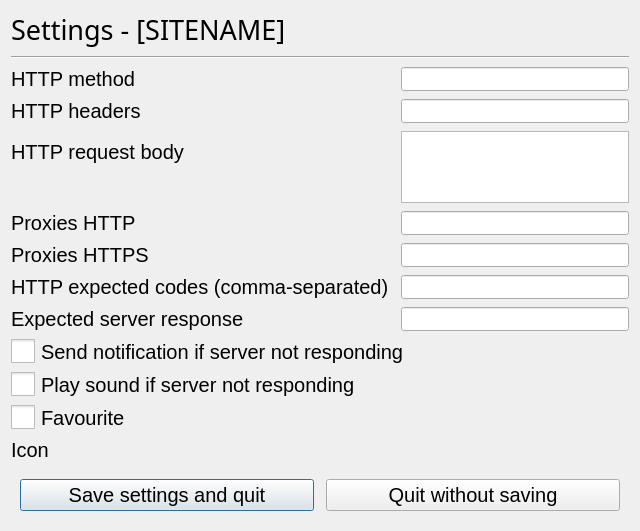
<?xml version="1.0" encoding="UTF-8"?>
<ui version="4.0">
 <class>Dialog</class>
 <widget class="QDialog" name="Dialog">
  <property name="geometry">
   <rect>
    <x>0</x>
    <y>0</y>
    <width>640</width>
    <height>531</height>
   </rect>
  </property>
  <property name="minimumSize">
   <size>
    <width>640</width>
    <height>480</height>
   </size>
  </property>
  <property name="font">
   <font>
    <family>Segoe UI</family>
    <pointsize>12</pointsize>
   </font>
  </property>
  <property name="windowTitle">
   <string>Dialog</string>
  </property>
  <property name="styleSheet">
   <string notr="true">QCheckBox::indicator {
	height: 24px;
	width: 24px;
}
QCheckBox::indicator:unchecked{
	image: url(C:/Users/MrGra/Documents/Git/SiteMonster/media/checkbox-off.png);
}
QCheckBox::indicator:unchecked:hover{
	image: url(C:/Users/MrGra/Documents/Git/SiteMonster/media/checkbox-off-hover.png);
}
QCheckBox::indicator:unchecked:pressed{
	image: url(C:/Users/MrGra/Documents/Git/SiteMonster/media/checkbox-off-pressed.png);
}
QCheckBox::indicator:checked{
	image: url(C:/Users/MrGra/Documents/Git/SiteMonster/media/checkbox-on.png);
}
QCheckBox::indicator:checked:hover{
	image: url(C:/Users/MrGra/Documents/Git/SiteMonster/media/checkbox-on-hover.png);
}
QCheckBox::indicator:checked:pressed{
	image: url(C:/Users/MrGra/Documents/Git/SiteMonster/media/checkbox-on-pressed.png);
}

</string>
  </property>
  <layout class="QFormLayout" name="formLayout_2">
   <property name="horizontalSpacing">
    <number>12</number>
   </property>
   <property name="verticalSpacing">
    <number>8</number>
   </property>
   <item row="1" column="0" colspan="2">
    <widget class="QLabel" name="header">
     <property name="font">
      <font>
       <family>Segoe UI Semilight</family>
       <pointsize>20</pointsize>
      </font>
     </property>
     <property name="text">
      <string>Settings - [SITENAME]</string>
     </property>
    </widget>
   </item>
   <item row="2" column="0" colspan="2">
    <widget class="Line" name="line">
     <property name="sizePolicy">
      <sizepolicy hsizetype="Expanding" vsizetype="Fixed">
       <horstretch>0</horstretch>
       <verstretch>0</verstretch>
      </sizepolicy>
     </property>
     <property name="minimumSize">
      <size>
       <width>600</width>
       <height>0</height>
      </size>
     </property>
     <property name="orientation">
      <enum>Qt::Horizontal</enum>
     </property>
    </widget>
   </item>
   <item row="3" column="0">
    <widget class="QLabel" name="http_method_label">
     <property name="font">
      <font>
       <family>Segoe UI</family>
       <pointsize>15</pointsize>
      </font>
     </property>
     <property name="text">
      <string>HTTP method</string>
     </property>
    </widget>
   </item>
   <item row="3" column="1">
    <widget class="QLineEdit" name="http_method">
     <property name="minimumSize">
      <size>
       <width>0</width>
       <height>24</height>
      </size>
     </property>
    </widget>
   </item>
   <item row="4" column="0">
    <widget class="QLabel" name="http_headers_label">
     <property name="font">
      <font>
       <family>Segoe UI</family>
       <pointsize>15</pointsize>
      </font>
     </property>
     <property name="text">
      <string>HTTP headers</string>
     </property>
    </widget>
   </item>
   <item row="4" column="1">
    <widget class="QLineEdit" name="http_headers">
     <property name="minimumSize">
      <size>
       <width>0</width>
       <height>24</height>
      </size>
     </property>
    </widget>
   </item>
   <item row="5" column="0">
    <widget class="QLabel" name="http_body_label">
     <property name="sizePolicy">
      <sizepolicy hsizetype="Preferred" vsizetype="Preferred">
       <horstretch>0</horstretch>
       <verstretch>0</verstretch>
      </sizepolicy>
     </property>
     <property name="font">
      <font>
       <family>Segoe UI</family>
       <pointsize>15</pointsize>
      </font>
     </property>
     <property name="text">
      <string>HTTP request body</string>
     </property>
    </widget>
   </item>
   <item row="5" column="1">
    <widget class="QPlainTextEdit" name="http_body">
     <property name="sizePolicy">
      <sizepolicy hsizetype="Expanding" vsizetype="Minimum">
       <horstretch>0</horstretch>
       <verstretch>0</verstretch>
      </sizepolicy>
     </property>
     <property name="minimumSize">
      <size>
       <width>0</width>
       <height>24</height>
      </size>
     </property>
     <property name="maximumSize">
      <size>
       <width>16777215</width>
       <height>16777215</height>
      </size>
     </property>
    </widget>
   </item>
   <item row="6" column="0">
    <widget class="QLabel" name="http_proxy_label">
     <property name="sizePolicy">
      <sizepolicy hsizetype="Preferred" vsizetype="Preferred">
       <horstretch>0</horstretch>
       <verstretch>0</verstretch>
      </sizepolicy>
     </property>
     <property name="font">
      <font>
       <family>Segoe UI</family>
       <pointsize>15</pointsize>
      </font>
     </property>
     <property name="text">
      <string>Proxies HTTP</string>
     </property>
    </widget>
   </item>
   <item row="6" column="1">
    <widget class="QLineEdit" name="http_proxy">
     <property name="minimumSize">
      <size>
       <width>0</width>
       <height>24</height>
      </size>
     </property>
    </widget>
   </item>
   <item row="7" column="0">
    <widget class="QLabel" name="https_proxy_label">
     <property name="sizePolicy">
      <sizepolicy hsizetype="Preferred" vsizetype="Preferred">
       <horstretch>0</horstretch>
       <verstretch>0</verstretch>
      </sizepolicy>
     </property>
     <property name="font">
      <font>
       <family>Segoe UI</family>
       <pointsize>15</pointsize>
      </font>
     </property>
     <property name="text">
      <string>Proxies HTTPS</string>
     </property>
    </widget>
   </item>
   <item row="7" column="1">
    <widget class="QLineEdit" name="https_proxy">
     <property name="minimumSize">
      <size>
       <width>0</width>
       <height>24</height>
      </size>
     </property>
    </widget>
   </item>
   <item row="8" column="0">
    <widget class="QLabel" name="http_codes_label">
     <property name="font">
      <font>
       <family>Segoe UI</family>
       <pointsize>15</pointsize>
      </font>
     </property>
     <property name="text">
      <string>HTTP expected codes (comma-separated)</string>
     </property>
    </widget>
   </item>
   <item row="8" column="1">
    <widget class="QLineEdit" name="http_codes">
     <property name="minimumSize">
      <size>
       <width>0</width>
       <height>24</height>
      </size>
     </property>
    </widget>
   </item>
   <item row="10" column="0">
    <widget class="QLabel" name="expected_lable">
     <property name="font">
      <font>
       <family>Segoe UI</family>
       <pointsize>15</pointsize>
      </font>
     </property>
     <property name="text">
      <string>Expected server response</string>
     </property>
    </widget>
   </item>
   <item row="10" column="1">
    <widget class="QLineEdit" name="expected">
     <property name="minimumSize">
      <size>
       <width>0</width>
       <height>24</height>
      </size>
     </property>
    </widget>
   </item>
   <item row="12" column="0" colspan="2">
    <widget class="QCheckBox" name="notification">
     <property name="sizePolicy">
      <sizepolicy hsizetype="Minimum" vsizetype="Maximum">
       <horstretch>0</horstretch>
       <verstretch>0</verstretch>
      </sizepolicy>
     </property>
     <property name="font">
      <font>
       <family>Segoe UI</family>
       <pointsize>15</pointsize>
      </font>
     </property>
     <property name="cursor">
      <cursorShape>PointingHandCursor</cursorShape>
     </property>
     <property name="text">
      <string>Send notification if server not responding</string>
     </property>
     <property name="iconSize">
      <size>
       <width>20</width>
       <height>20</height>
      </size>
     </property>
    </widget>
   </item>
   <item row="13" column="0" colspan="2">
    <widget class="QCheckBox" name="sound">
     <property name="sizePolicy">
      <sizepolicy hsizetype="Minimum" vsizetype="Maximum">
       <horstretch>0</horstretch>
       <verstretch>0</verstretch>
      </sizepolicy>
     </property>
     <property name="font">
      <font>
       <family>Segoe UI</family>
       <pointsize>15</pointsize>
      </font>
     </property>
     <property name="cursor">
      <cursorShape>PointingHandCursor</cursorShape>
     </property>
     <property name="text">
      <string>Play sound if server not responding</string>
     </property>
     <property name="iconSize">
      <size>
       <width>20</width>
       <height>20</height>
      </size>
     </property>
    </widget>
   </item>
   <item row="14" column="0" colspan="2">
    <widget class="QCheckBox" name="favourite">
     <property name="font">
      <font>
       <pointsize>15</pointsize>
      </font>
     </property>
     <property name="cursor">
      <cursorShape>PointingHandCursor</cursorShape>
     </property>
     <property name="styleSheet">
      <string notr="true">QCheckBox {
	color: &quot;red&quot;;
} 
QCheckBox::indicator {
	width: 24px;
	height: 24px;
}
QCheckBox::indicator:unchecked {
	image: url(C:/Users/MrGra/Documents/Git/SiteMonster/media/star-off.png);
} 
QCheckBox::indicator:unchecked:hover {
	image: url(C:/Users/MrGra/Documents/Git/SiteMonster/media/star-off-hover.png);
} 
QCheckBox::indicator:unchecked:pressed {
	image: url(C:/Users/MrGra/Documents/Git/SiteMonster/media/star-off-pressed.png);
}
QCheckBox::indicator:checked {
	image: url(C:/Users/MrGra/Documents/Git/SiteMonster/media/star-on.png);
}
QCheckBox::indicator:checked:hover {
	image: url(C:/Users/MrGra/Documents/Git/SiteMonster/media/star-on-hover.png);
}
QCheckBox::indicator:checked:pressed {
	image: url(C:/Users/MrGra/Documents/Git/SiteMonster/media/star-on-pressed.png);
}</string>
     </property>
     <property name="text">
      <string>Favourite</string>
     </property>
    </widget>
   </item>
   <item row="15" column="0">
    <widget class="QLabel" name="label">
     <property name="font">
      <font>
       <pointsize>15</pointsize>
      </font>
     </property>
     <property name="text">
      <string>Icon</string>
     </property>
    </widget>
   </item>
   <item row="16" column="0" colspan="2">
    <widget class="QWidget" name="widget" native="true">
     <property name="sizePolicy">
      <sizepolicy hsizetype="Minimum" vsizetype="Maximum">
       <horstretch>0</horstretch>
       <verstretch>0</verstretch>
      </sizepolicy>
     </property>
     <property name="minimumSize">
      <size>
       <width>0</width>
       <height>0</height>
      </size>
     </property>
     <property name="font">
      <font>
       <family>Segoe UI</family>
       <pointsize>15</pointsize>
      </font>
     </property>
     <layout class="QHBoxLayout" name="horizontalLayout">
      <property name="spacing">
       <number>12</number>
      </property>
      <item>
       <widget class="QPushButton" name="save">
        <property name="sizePolicy">
         <sizepolicy hsizetype="MinimumExpanding" vsizetype="Preferred">
          <horstretch>0</horstretch>
          <verstretch>0</verstretch>
         </sizepolicy>
        </property>
        <property name="font">
         <font>
          <family>Segoe UI</family>
          <pointsize>15</pointsize>
         </font>
        </property>
        <property name="cursor">
         <cursorShape>PointingHandCursor</cursorShape>
        </property>
        <property name="text">
         <string>Save settings and quit</string>
        </property>
       </widget>
      </item>
      <item>
       <widget class="QPushButton" name="quit">
        <property name="sizePolicy">
         <sizepolicy hsizetype="MinimumExpanding" vsizetype="Preferred">
          <horstretch>0</horstretch>
          <verstretch>0</verstretch>
         </sizepolicy>
        </property>
        <property name="font">
         <font>
          <family>Segoe UI</family>
          <pointsize>15</pointsize>
         </font>
        </property>
        <property name="cursor">
         <cursorShape>PointingHandCursor</cursorShape>
        </property>
        <property name="text">
         <string>Quit without saving</string>
        </property>
       </widget>
      </item>
     </layout>
    </widget>
   </item>
  </layout>
 </widget>
 <tabstops>
  <tabstop>http_method</tabstop>
  <tabstop>http_headers</tabstop>
  <tabstop>http_body</tabstop>
  <tabstop>http_proxy</tabstop>
  <tabstop>https_proxy</tabstop>
  <tabstop>http_codes</tabstop>
  <tabstop>expected</tabstop>
  <tabstop>notification</tabstop>
  <tabstop>sound</tabstop>
  <tabstop>save</tabstop>
  <tabstop>quit</tabstop>
 </tabstops>
 <resources/>
 <connections/>
</ui>
